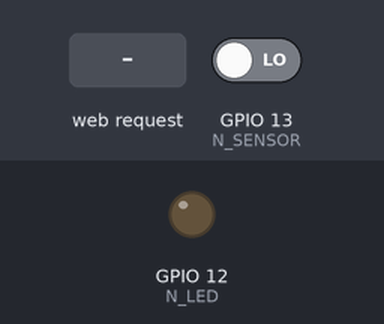
Recording of a sketch running on a simulated ESP8266 (NodeMCU). On the bench: output pins drawn as LEDs (lit = HIGH). The inputs (shaded band) are chosen by the test bench; at power-on: GPIO 13 (N_SENSOR) LOW. WiFi joins after 1.5 s; servers stay silent unless stated; what the sketch prints to the serial monitor is not drawn.

Above: at 2.7 s.
2.8 s: GPIO 13 (N_SENSOR) driven HIGH
At 3.6 s:
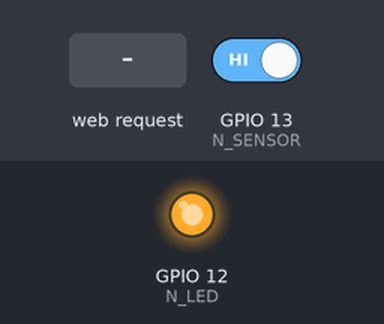
4.3 s: HTTP request GET /notification_off received
At 4.8 s:
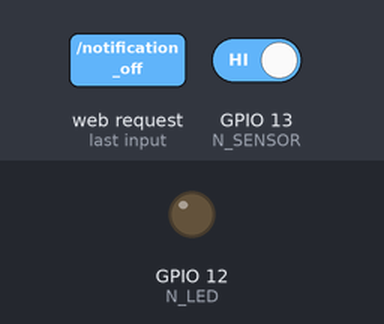
Timing chart, 0 to 7.3 s (numbered marks = the images above; inputs shaded):
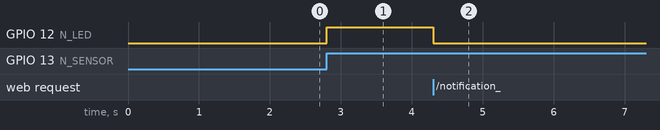

The sketch:

client.ino
```cpp
#include <ESP8266WiFi.h>
#include <WiFiClient.h>
#include <ESP8266WebServer.h>
#include <ESP8266mDNS.h>

#define N_SENSOR 13
#define N_LED 12

const char* ssid = "........";
const char* password = ".......";

volatile int sys_status = 0; // 0 - регестрирует срабатывания; 1 - сработал; -1 - не регестрирует срабатывания
volatile int val = 0; // just because i can

ESP8266WebServer server(80); //another comment

void http_get_status() {

  String message = "Sensor status: ";

  if (sys_status == -1) {message += "Not working\n";}
  else if (sys_status == 1) {message += "Triggered\n";}
  else if (sys_status == 0) {message += "Working\n";}


  server.send(200, "text/plain", message);
}

void http_sensor_on()
{
  String message = "Sensor status: Working\n";
  sys_status = 0;

  server.send(200, "text/plain", message);
}

void http_sensor_off()
{
  String message = "Sensor status: Not working\n";
  sys_status = -1;
  digitalWrite(N_LED, LOW);

  server.send(200, "text/plain", message);
}

void http_notification_off()
{
  String message = "Sensor status: ";
  if ((sys_status == 1) || (sys_status == 0))  {sys_status = 0; message += "Working\n"; digitalWrite(N_LED, LOW);}
  if (sys_status == -1) {message += "Not working\n";}

  server.send(200, "text/plain", message);
}

void handleNotFound() {
  String message = "Shit happens\n";
  server.send(404, "text/plain", message);
}


void handleInterrupt()
{
  if (sys_status == 0)
    {
      sys_status = 1;
      digitalWrite(N_LED, HIGH);
    }
}

void setup(void) {
  pinMode(N_SENSOR, INPUT);
  attachInterrupt(digitalPinToInterrupt(N_SENSOR), handleInterrupt, RISING);
  pinMode(N_LED, OUTPUT);
  digitalWrite(N_LED, LOW);
  Serial.begin(115200);
  WiFi.mode(WIFI_STA);
  WiFi.begin(ssid, password);
  Serial.println("");

  // Wait for connection
  while (WiFi.status() != WL_CONNECTED) {
    delay(500);
    Serial.print(".");
  }
  Serial.println("");
  Serial.print("Connected to ");
  Serial.println(ssid);
  Serial.print("IP address: ");
  Serial.println(WiFi.localIP());

  if (MDNS.begin("esp8266")) {
    Serial.println("MDNS responder started");
  }

  server.on("/get_status", http_get_status);
  server.on("/notification_off", http_notification_off);
  server.on("/sensor_on", http_sensor_on);
  server.on("/sensor_off", http_sensor_off);

  server.onNotFound(handleNotFound);

  server.begin();
  Serial.println("HTTP server started");
}

void loop(void) {

  server.handleClient();

}
```

Measured:
- after the input at 2.8 s, GPIO 12 (N_LED): LOW → HIGH at once
- after the input at 4.3 s, GPIO 12 (N_LED): HIGH → LOW at once
